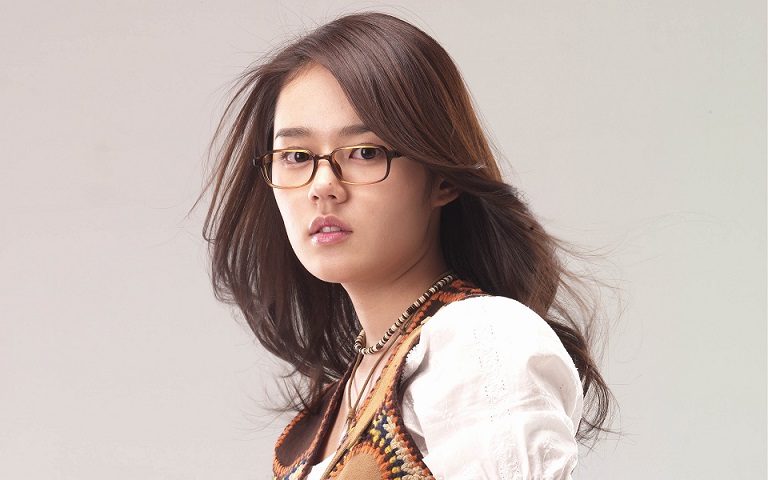
//> input picture doc/1/opencv-001/opencv-001/test.jpg, 768 x 480 px, given in place of test.png, which was not available
$ ./main-026   (built with g++ and OpenCV 4)
//> lines starting //> are read from the running program, lines starting //| are printed output that depends on the picture; pictures that were not available may be replaced by others from this repository, and a replacement may not be noted
#include <opencv2/opencv.hpp>
#include <iostream>
#include <math.h>

using namespace std;
using namespace cv;

int main(int argc, char** argv) {
	Mat src = imread("D:/vcprojects/images/test.png");
//> src is the input picture: 480 rows x 768 cols, CV_8UC3; mean B, G, R 175, 180.8, 194.8
	if (!src.data) {
		printf("could not load image...\n");
		return -1;
	}
	char INPUT_T[] = "input image";
	char OUTPUT_T[] = "histogram demo";
	namedWindow(INPUT_T, CV_WINDOW_AUTOSIZE);
	namedWindow(OUTPUT_T, CV_WINDOW_AUTOSIZE);
	imshow(INPUT_T, src);

	// 分通道显示
	vector<Mat> bgr_planes;
	split(src, bgr_planes);
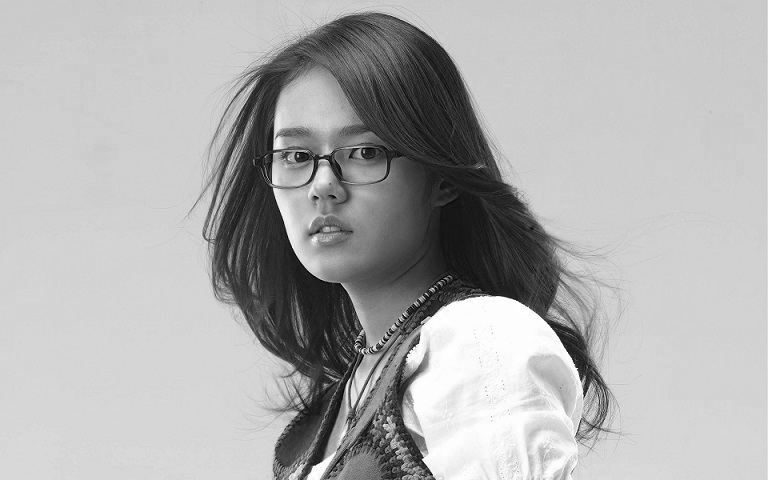
//> bgr_planes[0]: 480 rows x 768 cols, CV_8UC1; min 0, max 255, mean 175
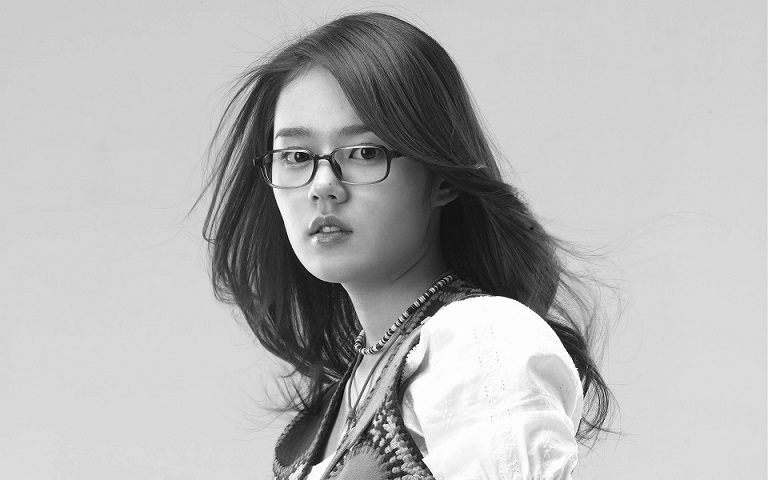
//> bgr_planes[1]: 480 rows x 768 cols, CV_8UC1; min 0, max 255, mean 180.8
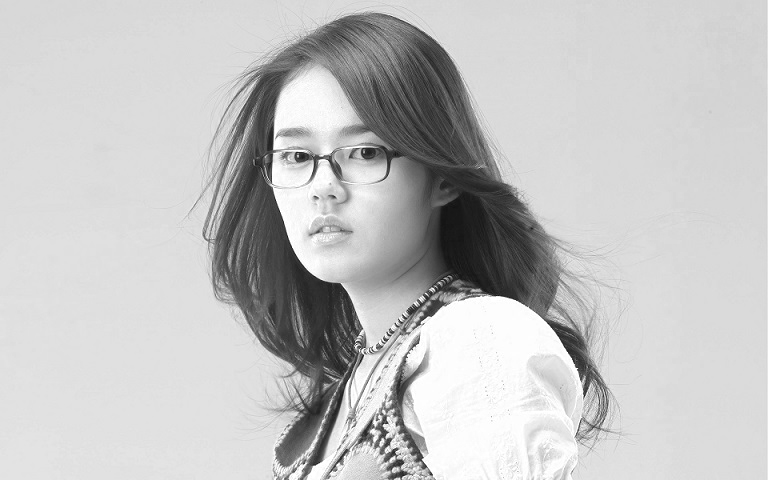
//> bgr_planes[2]: 480 rows x 768 cols, CV_8UC1; min 17, max 255, mean 194.8
	//imshow("single channel demo", bgr_planes[0]);

	// 计算直方图
	int histSize = 256;
	float range[] = { 0, 256 };
	const float *histRanges = { range };
	Mat b_hist, g_hist, r_hist;
	calcHist(&bgr_planes[0], 1, 0, Mat(), b_hist, 1, &histSize, &histRanges, true, false);
//> b_hist = 256 values, max 23590 at index 204, min 5 at index 4, mean 1440
	calcHist(&bgr_planes[1], 1, 0, Mat(), g_hist, 1, &histSize, &histRanges, true, false);
//> g_hist = 256 values, max 23869 at index 210, min 1 at index 2, mean 1440
	calcHist(&bgr_planes[2], 1, 0, Mat(), r_hist, 1, &histSize, &histRanges, true, false);
//> r_hist = 256 values, max 25937 at index 219, min 0 at index 0, mean 1440

	// 归一化
	int hist_h = 400;
	int hist_w = 512;
	int bin_w = hist_w / histSize;
	Mat histImage(hist_w, hist_h, CV_8UC3, Scalar(0, 0, 0));
	normalize(b_hist, b_hist, 0, hist_h, NORM_MINMAX, -1, Mat());
//> b_hist = 256 values, max 400 at index 204, min 0 at index 4, mean 24.34
	normalize(g_hist, g_hist, 0, hist_h, NORM_MINMAX, -1, Mat());
//> g_hist = 256 values, max 400 at index 210, min 0 at index 2, mean 24.12
	normalize(r_hist, r_hist, 0, hist_h, NORM_MINMAX, -1, Mat());
//> r_hist = 256 values, max 400 at index 219, min 0 at index 0, mean 22.21

	// render histogram chart
	for (int i = 1; i < histSize; i++) {
		line(histImage, Point((i - 1)*bin_w, hist_h - cvRound(b_hist.at<float>(i - 1))),
			Point((i)*bin_w, hist_h - cvRound(b_hist.at<float>(i))), Scalar(255, 0, 0), 2, LINE_AA);

		line(histImage, Point((i - 1)*bin_w, hist_h - cvRound(g_hist.at<float>(i - 1))),
			Point((i)*bin_w, hist_h - cvRound(g_hist.at<float>(i))), Scalar(0, 255, 0), 2, LINE_AA);

		line(histImage, Point((i - 1)*bin_w, hist_h - cvRound(r_hist.at<float>(i - 1))),
			Point((i)*bin_w, hist_h - cvRound(r_hist.at<float>(i))), Scalar(0, 0, 255), 2, LINE_AA);
	}
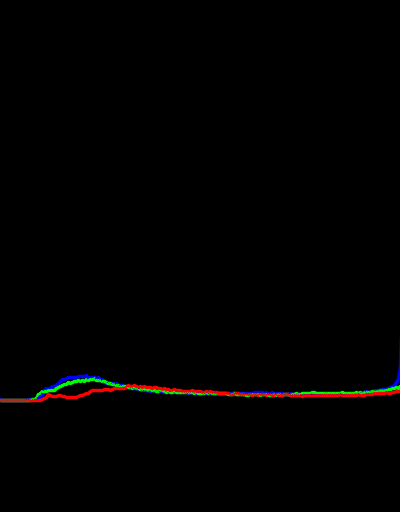
//> histImage: 512 rows x 400 cols, CV_8UC3; mean B, G, R 0.7, 1, 1.6
	imshow(OUTPUT_T, histImage);

	waitKey(0);
	return 0;
}
